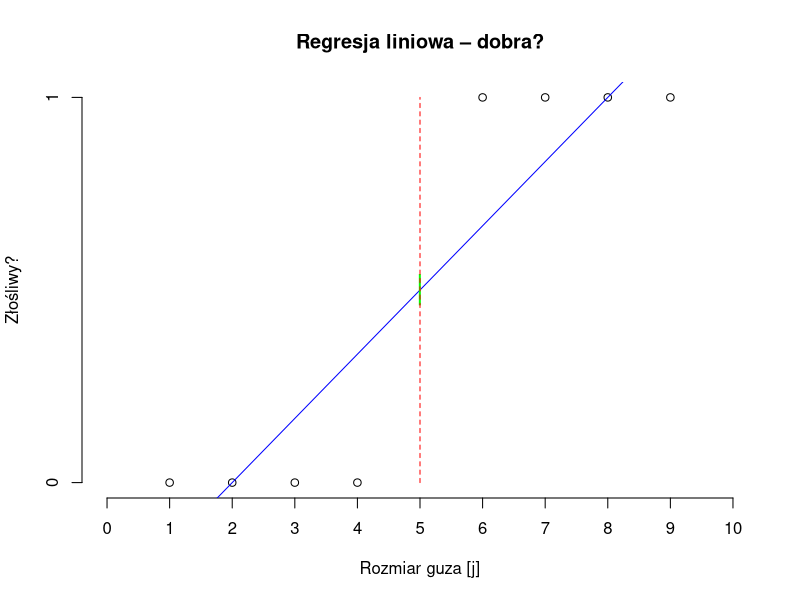
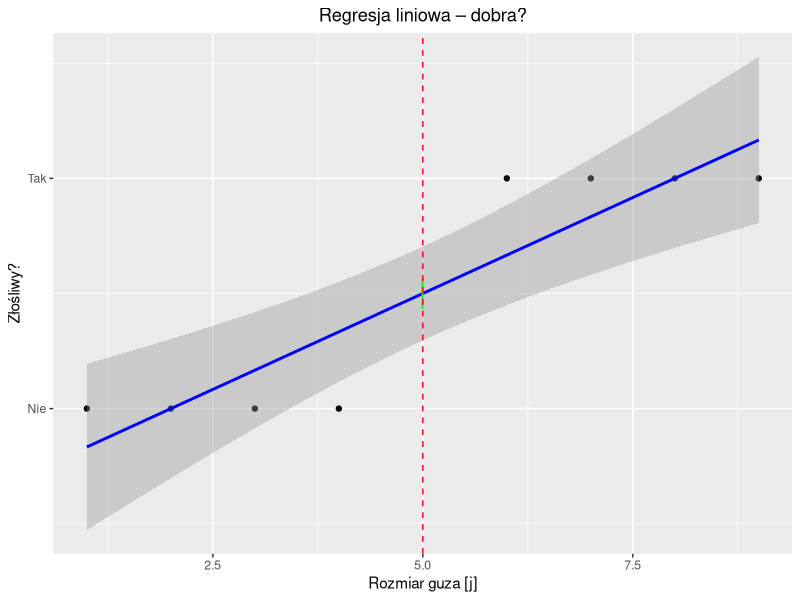
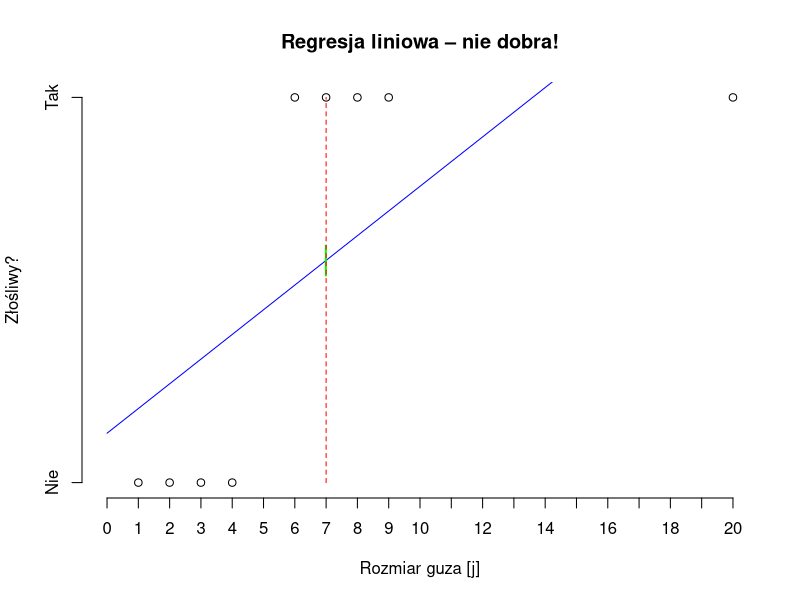
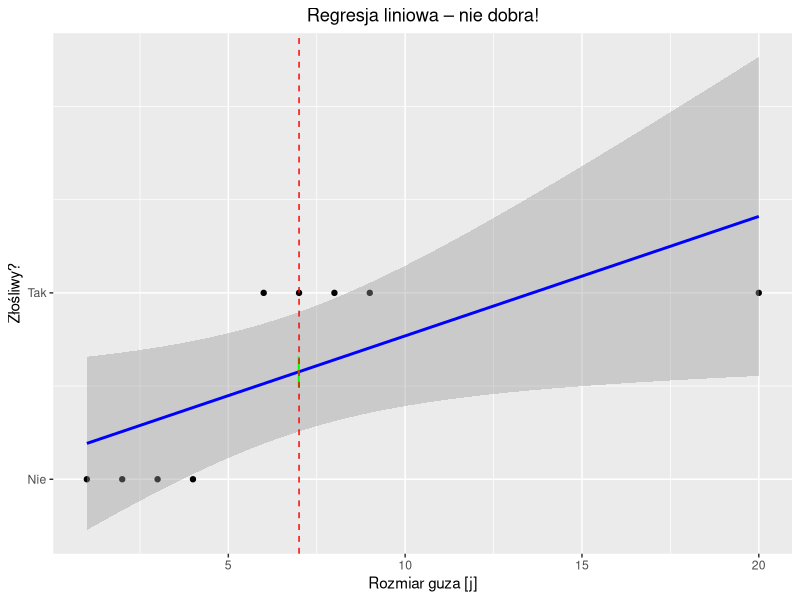
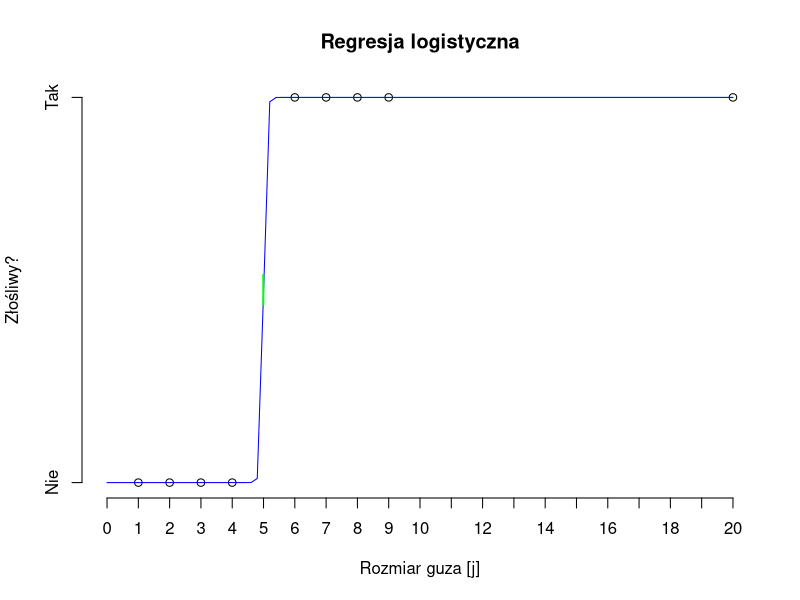
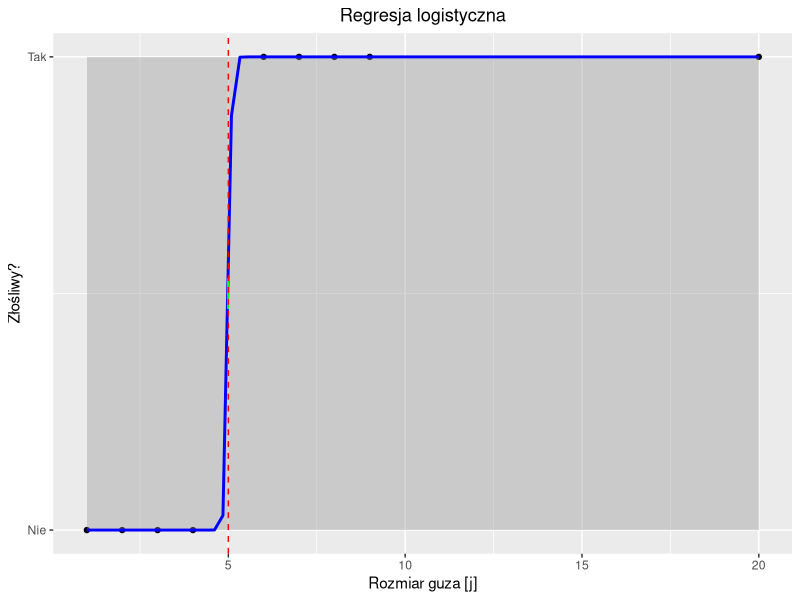
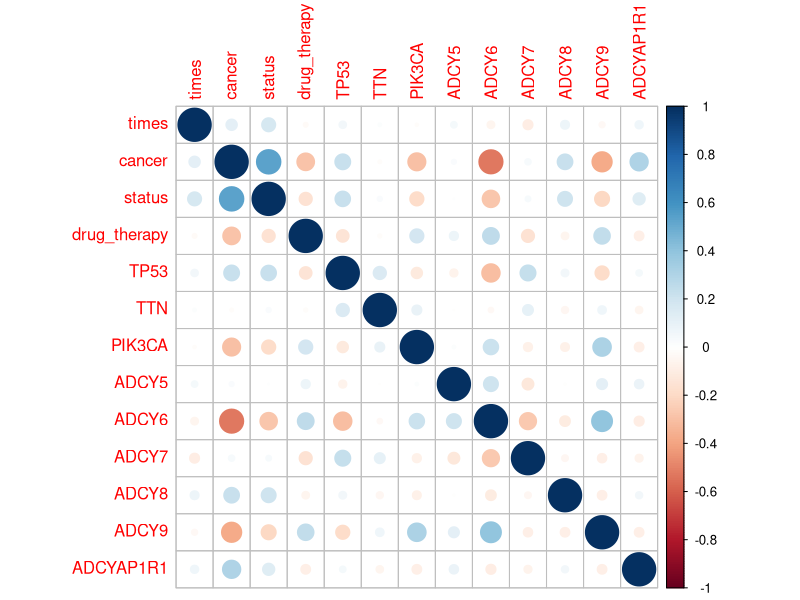
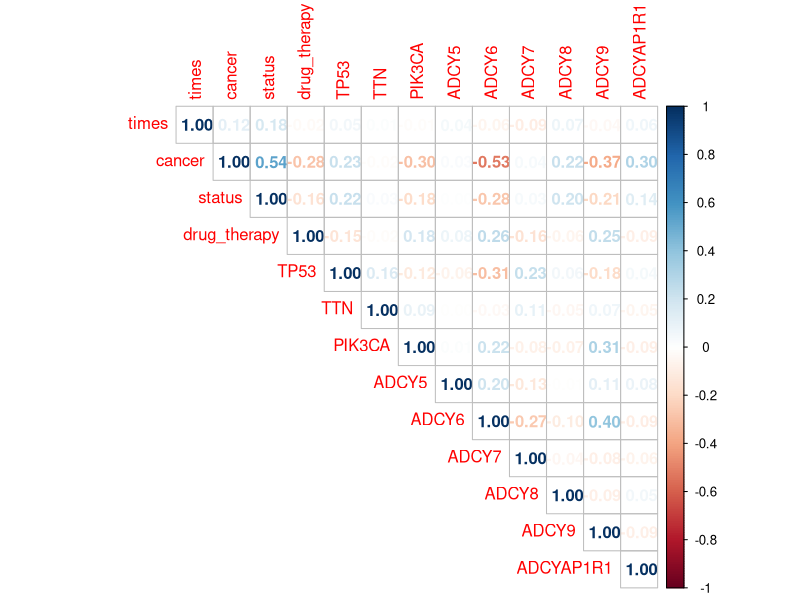

Recreate these plots in R, in order. (Note: this script raises an error after producing the figures.)
## ---- chunk 1
knitr::opts_chunk$set(echo = TRUE)
## ---- chunk 2
library(ggplot2)
## ---- chunk 3
tumor <- data.frame(x = c(1:4, 6:9), y = c(rep(c(0, 1), each = 4)))
lm_model <- lm(formula = y ~ x, data = tumor)

plot(x = tumor$x,
     y = tumor$y,
     main = "Regresja liniowa – dobra?",
     xlab = "Rozmiar guza [j]",
     ylab = "Złośliwy?",
     xlim = c(0, 10),
     axes = FALSE)
axis(1, at = 0:10)
axis(2, at = c(0, 1))
curve(predict(object = lm_model, data.frame(x = x), type = "resp"),
      col = "blue", add = TRUE)
points(5, 0.5, cex = 2, col = "green", pch = "|")
lines(x = c(5, 5), y = c(0, 1), col = "red", lty = 2)

ggplot(data = tumor, mapping = aes(x = x, y = y)) +
  geom_point() +
  stat_smooth(method = "lm", col = "blue") +
  geom_point(mapping = aes(x = x, y = y),
             data = data.frame(x = 5, y = 0.5),
             cex = 8, col = "green", pch = "|") +
  geom_vline(xintercept = 5, col = "red", lty = 2) +
  scale_y_continuous(breaks = c(0, 1), labels = c("Nie", "Tak")) +
  labs(x = "Rozmiar guza [j]", y = "Złośliwy?") +
  ggtitle("Regresja liniowa – dobra?") +
  theme(plot.title = element_text(hjust = 0.5))
## ---- chunk 4
tumor[9, ] <- c(20, 1)
lm_model <- lm(formula = y ~ x, data = tumor)

plot(x = tumor$x,
     y = tumor$y,
     main = "Regresja liniowa – nie dobra!",
     xlab = "Rozmiar guza [j]",
     ylab = "Złośliwy?",
     xlim = c(0, 20),
     axes = FALSE)
axis(1, at = 0:20)
axis(2, at = c(0, 1), labels = c("Nie", "Tak"))
curve(predict(object = lm_model, data.frame(x = x), type = "resp"),
      col = "blue", add = TRUE)
points(7, 0.575, cex = 2, col = "green", pch = "|")
lines(x = c(7, 7), y = c(0, 1), col = "red", lty = 2)

ggplot(data = tumor, mapping = aes(x = x, y = y)) +
  geom_point() +
  stat_smooth(method = "lm", col = "blue") +
  geom_point(mapping = aes(x = x, y = y),
             data = data.frame(x = 7, y = 0.575),
             cex = 8, col = "green", pch = "|") +
  geom_vline(xintercept = 7, col = "red", lty = 2) +
  scale_y_continuous(breaks = c(0, 1), labels = c("Nie", "Tak")) +
  labs(x = "Rozmiar guza [j]", y = "Złośliwy?") +
  ggtitle("Regresja liniowa – nie dobra!") +
  theme(plot.title = element_text(hjust = 0.5))
## ---- chunk 5
glm_model <- glm(formula = y ~ x, family = binomial, data = tumor)

plot(x = tumor$x,
     y = tumor$y,
     main = "Regresja logistyczna",
     xlab = "Rozmiar guza [j]",
     ylab = "Złośliwy?",
     xlim = c(0, 20),
     axes = FALSE)
axis(1, at = 0:20)
axis(2, at = c(0, 1), labels = c("Nie", "Tak"))
curve(predict(object = glm_model, data.frame(x = x), type = "resp"),
      col = "blue", add = TRUE)
points(5, 0.5, cex = 2, col = "green", pch = "|")

ggplot(data = tumor, mapping = aes(x = x, y = y)) +
  geom_point() +
  stat_smooth(method = "glm", method.args = list(family = "binomial"),
              col = "blue") +
  geom_point(mapping = aes(x = x, y = y),
             data = data.frame(x = 5, y = 0.5),
             cex = 8, col = "green", pch = "|") +
  geom_vline(xintercept = 5, col = "red", lty = 2) +
  scale_y_continuous(breaks = c(0, 1), labels = c("Nie", "Tak")) +
  labs(x = "Rozmiar guza [j]", y = "Złośliwy?") +
  ggtitle("Regresja logistyczna") +
  theme(plot.title = element_text(hjust = 0.5))
## ---- chunk 6
library(broom)
library(caret)
library(corrplot)
## ---- chunk 7
data_set <- read.csv("../data/bio_data.csv")

# Pozbycie się niepełnych obserwacji i identyfikatora
data_set <- data_set[complete.cases(data_set),
                     colnames(data_set) != "bcr_patient_barcode"]

# Sprawdzenie, czy któreś ze zmiennych objaśniajacych nie posiadają wariancji bliskiej zeru
near_zero_var <- nearZeroVar(x = data_set, saveMetrics = TRUE)
near_zero_var

# Sprawdzenie, czy niektóre zmienne nie są ze sobą silnie skorelowane
matrix_set <- data.matrix(data_set)
correlation <- cor(matrix_set)
summary(correlation[upper.tri(correlation)])
corrplot(correlation)
corrplot(correlation, method = "number", type = "upper")
diag(correlation) <- NA
corrplot(correlation)
corrplot(correlation, na.label = "NA")
find_correlation <- findCorrelation(correlation, cutoff = .5,
                                    verbose = TRUE, names = TRUE)
find_correlation

# Sprawdzenie liniowych zależności
comboInfo <- findLinearCombos(matrix_set)
comboInfo
## ---- chunk 8
set.seed(42)
train_rows <- createDataPartition(y = data_set$status, p = 0.8, list = FALSE)
train <- data_set[train_rows, ]
test <- data_set[-train_rows, ]
## ---- chunk 9
glm_model <- glm(formula = status ~ ., data = train)
## ---- chunk 10
glm_model
## ---- chunk 11
glm_tidy <- tidy(glm_model)
glm_tidy
glm_glance <- glance(glm_model)
glm_glance
## ---- chunk 12
summary(glm_model)
## ---- chunk 13
significant_attributes <- c("status", "times", "cancer", "TP53", "ADCY8")
## ---- chunk 14
prediction <- predict(object = glm_model, newdata = test, type = "response")
prediction <- round(x = prediction, digits = 0)
prediction_frame <- data.frame(actual = test$status, predicted = prediction,
                               row.names = 1:length(test$status))
prediction_frame <- sapply(X = prediction_frame, FUN = plyr::mapvalues,
                           from = c(0, 1), to = c("Survived", "Passed"))
prediction_frame <- as.data.frame(prediction_frame)
confusion_matrix <- table(prediction_frame$predicted, prediction_frame$actual,
                          dnn = c("predicted", "actual"))
confusion_matrix <- confusionMatrix(confusion_matrix, positive = "Passed")
confusion_matrix
glm_score <- confusion_matrix$byClass["Sensitivity"] +
  confusion_matrix$byClass["Specificity"]
glm_score <- unname(glm_score)
glm_score
unname(glm_score/2 == confusion_matrix$byClass["Balanced Accuracy"])
## ---- chunk 15
actual_class <- rep(dimnames(confusion_matrix$table)$actual,
                    each = 2)
prediction_class <- rep(dimnames(confusion_matrix$table)$predicted,
                        times = 2)
label <- paste(c("True Positive", "False Negative",
                 "False Positive", "True Negative"),
               as.vector(confusion_matrix$table),
               sep = "\n")
fill <- c("green", "red", "red", "green")
confusion_frame <- data.frame(actual = actual_class,
                              prediction = prediction_class,
                              label = label,
                              fill = fill)

glm_confusion_matrix <- ggplot(data =  confusion_frame,
                               mapping = aes(x = actual, y = prediction,
                                             fill = fill, label = label)) +
  geom_tile() +
  geom_text() +
  scale_fill_identity() +
  scale_x_discrete(position = "top") +
  scale_y_discrete(limits = rev(levels(confusion_frame$prediction))) +
  ggtitle("Macierz pomyłek") +
  theme_bw() +
  theme(plot.title = element_text(hjust = 0.5))
glm_confusion_matrix
## ---- chunk 16
205/245
glm_score/2
205/245 > glm_score/2
## ---- chunk 17
# Wybór zmiennych w zbiorze treningowym i testowym
train_lite <- train[, significant_attributes]
test_lite <- test[, significant_attributes]

# Szkolenie i podsumowanie modelu
glm_model_lite <- glm(formula = status ~ ., data = train_lite)
summary(glm_model_lite)

# Predykcja
prediction_lite <- predict(object = glm_model_lite, newdata = test_lite,
                           type = "response")
prediction_lite <- round(x = prediction, digits = 0)
prediction_frame_lite <- data.frame(actual = test_lite$status,
                                    predicted = prediction_lite,
                                    row.names = 1:length(test_lite$status))
prediction_frame_lite <- sapply(X = prediction_frame_lite,
                                FUN = plyr::mapvalues,
                                from = c(0, 1),
                                to = c("Survived", "Passed"))
prediction_frame_lite <- as.data.frame(prediction_frame_lite)
confusion_matrix_lite <- table(prediction_frame_lite$predicted,
                          prediction_frame_lite$actual,
                          dnn = c("predicted", "actual"))
confusion_matrix_lite <- confusionMatrix(confusion_matrix_lite,
                                         positive = "Passed")
confusion_matrix_lite
glm_score_lite <- confusion_matrix_lite$byClass["Sensitivity"] +
  confusion_matrix_lite$byClass["Specificity"]
glm_score_lite <- unname(glm_score_lite)

# Czy wyniki są takie same?
glm_score == glm_score_lite
## ---- chunk 18
library(leaps)

number_of_features <- nrow(glm_tidy) - 1
glm_model_fss <- regsubsets(x = status ~ ., data = train,
                            nvmax = number_of_features, method = "forward")
plot(glm_model_fss, scale = "Cp")
glm_model_fss_summary <- summary(glm_model_fss)
glm_model_fss_summary
plot(glm_model_fss_summary$cp, xlab = "Liczba predyktorów", ylab = "Cp")
points(which.min(glm_model_fss_summary$cp),
       min(glm_model_fss_summary$cp),
       pch = 20,
       col = "red")
## ---- chunk 19
# Na ile foldów (podzbiorów) podzielimy nasz zestaw treningowy
K <- 10

# Podział zestawu treningowego na podzbiory
set.seed(42)
folds <- sample(rep(1:K, length = nrow(train)))
table(folds)

# Macierz błędów
cv_errors <- matrix(NA, K, number_of_features)

# k-krotna kroswalidacja
predict.regsubsets <- function(object, formula, data, id) {
  mat <- model.matrix(formula, data)
  coefi <- coef(object, id = id)
  mat[, names(coefi)] %*% coefi
}

for (k in 1:K) {
  form <- as.formula(status ~ .)
  best_fit <- regsubsets(form,
                         train[folds != k, ],
                         nvmax = number_of_features,
                         method = "forward")
  for (i in 1:(glm_model_fss$nvmax - 1)) {
    pred <- predict.regsubsets(best_fit, form, train[folds == k, ], id = i)
    cv_errors[k, i] <- mean((train$status[folds == k] - pred) ^ 2)
  }
}

rmse_cv <- sqrt(apply(cv_errors, 2, mean))

plot(
  rmse_cv,
  xlab = "Rozmiar modelu",
  ylab = "Średnia kwadratowa błędów",
  pch = 19,
  type = "b"
)
points(which.min(rmse_cv),
       min(rmse_cv),
       pch = 20,
       col = "red")
